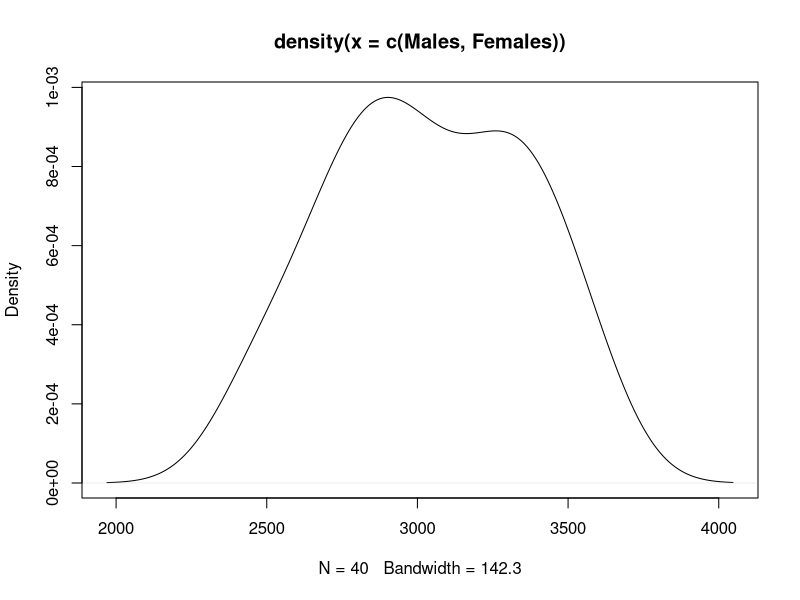

Source code (R): (Note: this script raises an error after producing the figure.)
#making two vectors for the two variables
Males<-c(2701.24,2771.55,3270.77,3504.29,3345.77,3302.59,2914.89,3592.45,3443.87,3116.55,3506.81,2876.04,2834.86,3156.55,3352.85,2473.35,3620.4,3117.79,3304.69,2892.27)
Females<-c(3081.26,2544.79,2675.81,2886.36,2971.95,2494.12,3233.69,3455.01,2864.69,3323.72,3180.56,2998.1,2989.66,2726.11,2699.4,2651.16,2396.76,2811.47,3017.78,3381.92)

#Test for normality
plot(density(c(Males,Females)))

#Homgenity of Variance,levine test,download package lawstat
y<-c(Males,Females)
group<-as.factor(c(rep(1,length(Males)),rep(2,length(Females))))
levene.test(y,group,location="mean")

#if assumptions correct,perform Independent Sample T's Test
t.test(Males,Females)
#If p value less tham 0.05 reject Null Hypothesis
